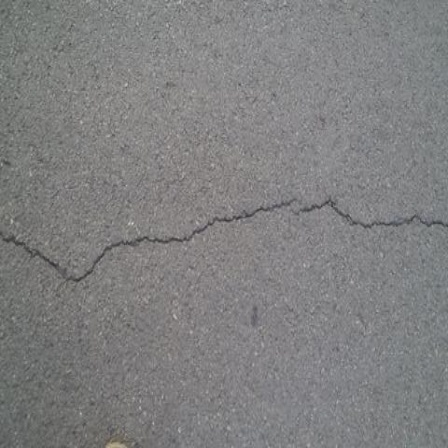
#> input picture crack1.jpg, 448 x 448 px
$ python projetoGB.py
#> lines starting #> are read from the running program, lines starting #| are printed output that depends on the picture; after the words box and inside, x2 and y2 are one past the last pixel; in counts of white or black regions, pixels touching at a corner belong together
# -*- coding: utf-8 -*-
"""
Created on Tue Nov  6 19:39:17 2023

@author: Vitor e Vagner
"""

import numpy as np
import cv2
from matplotlib import pyplot as plt

# Carrega imagens
img = cv2.imread('./crack1.jpg')
#> img is the input picture: shape (448, 448, 3); mean B, G, R 128.1, 127.7, 127.8
img2 = cv2.imread('./crack2.jpg')
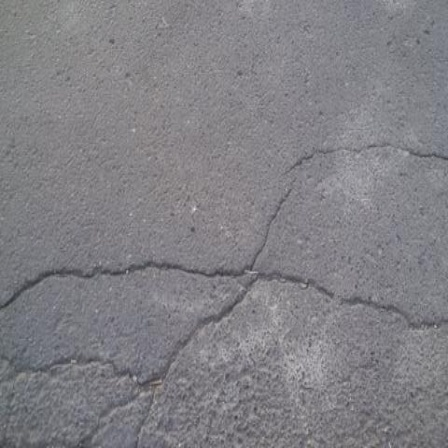
#> input picture crack2.jpg, 448 x 448 px
#> img2 is the input picture: shape (448, 448, 3); mean B, G, R 133.1, 128.4, 129.5
img3 = cv2.imread('./crack3.jpg')
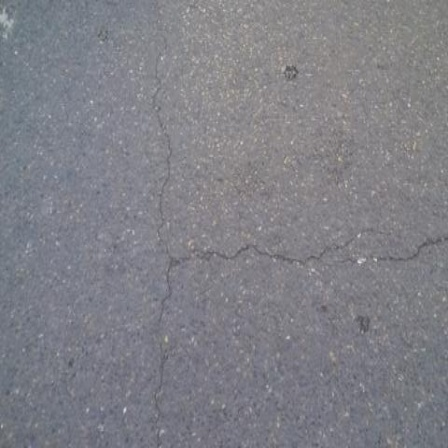
#> input picture crack3.jpg, 448 x 448 px
#> img3 is the input picture: shape (448, 448, 3); mean B, G, R 134.8, 128.1, 128
img4 = cv2.imread('./crack4.jpg')
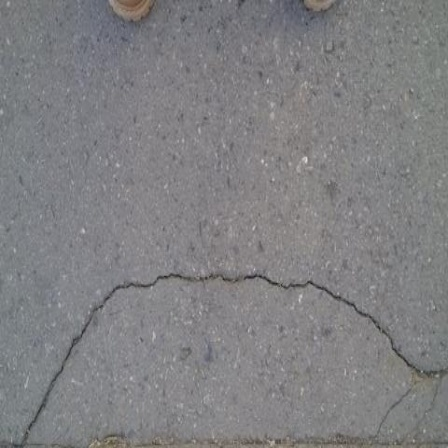
#> input picture crack4.jpg, 448 x 448 px
#> img4 is the input picture: shape (448, 448, 3); mean B, G, R 129.9, 127.8, 128.1

# Converte em escala de cinza
im_gray_image = cv2.cvtColor(img, cv2.COLOR_BGR2GRAY)
# im_gray_image2 = cv2.cvtColor(img2, cv2.COLOR_BGR2GRAY)
# im_gray_image3 = cv2.cvtColor(img3, cv2.COLOR_BGR2GRAY)
# im_gray_image4 = cv2.cvtColor(img4, cv2.COLOR_BGR2GRAY)

# Métodos para Binarizar
ret1, th1 = cv2.threshold(im_gray_image, 100, 255, cv2.THRESH_BINARY)
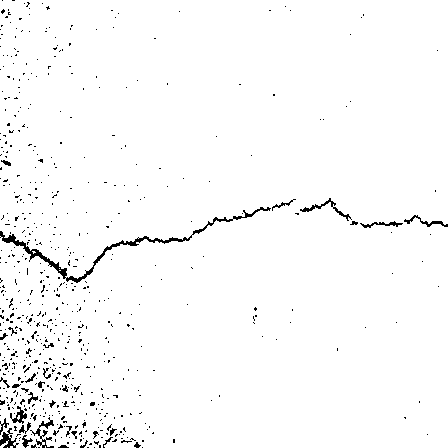
#> th1: shape (448, 448); 97.7% white; black in thin lines or dots
ret2,th2 = cv2.threshold(im_gray_image, 0, 255, cv2.THRESH_BINARY+cv2.THRESH_OTSU)
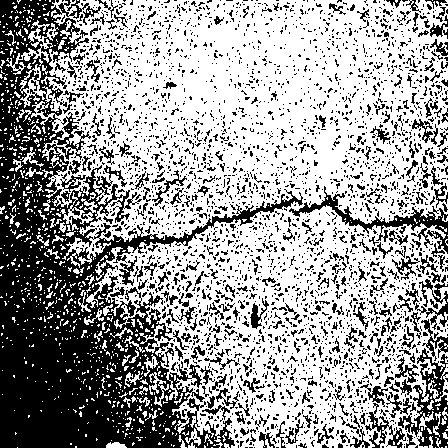
#> th2: shape (448, 448); 62.7% white; 3313 black regions (3016 under 20 px), largest, box (x1, y1, x2, y2) and area: (0, 0, 303, 448) 43075, (398, 348, 448, 448) 1829, (289, 186, 448, 254) 1755
#> ret2 = 125
blur = cv2.GaussianBlur(im_gray_image, (1,5), 0)
ret3, th3 = cv2.threshold(blur, 0, 255, cv2.THRESH_BINARY+cv2.THRESH_OTSU)
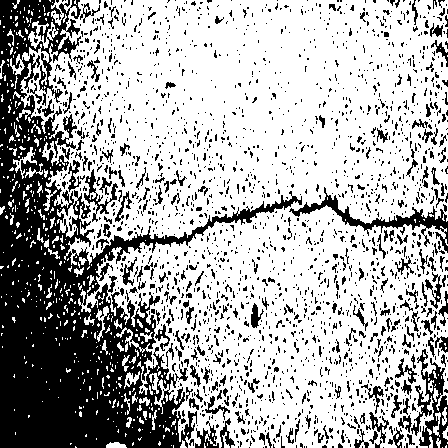
#> th3: shape (448, 448); 68.3% white; 2136 black regions (1897 under 20 px), largest, box (x1, y1, x2, y2) and area: (0, 0, 302, 448) 39987, (289, 187, 448, 253) 1619, (411, 349, 448, 448) 1452
#> ret3 = 124

# green
# img_green=th1.copy()
# img_green[th1==255]=(0,255,0)

titles = ['Original Image',
          'Gray Scale',
          'Global Thresholding (v = 100)',
          'Thresholding',
          'Gaussian Thresholding']
images = [img, im_gray_image, th1, th2, th3]

# Mostra com pyplot
for i in range(len(images)):
    plt.subplot(3, 3, i+1),plt.imshow(images[i], 'gray')
    plt.title(titles[i])
    plt.xticks([]),plt.yticks([])
#> this loop made 5 passes

# Mostra com cv
# img_window_name = "image{number}"
# for i in range(len(images)):
#     cv2.imshow(img_window_name.format(number=i), images[i])

# Mantém janela aberta
plt.show()
#> figure, not shown here; B, G, R data is drawn as R, G, B
# cv2.waitKey(0)
# cv2.destroyAllWindows()
